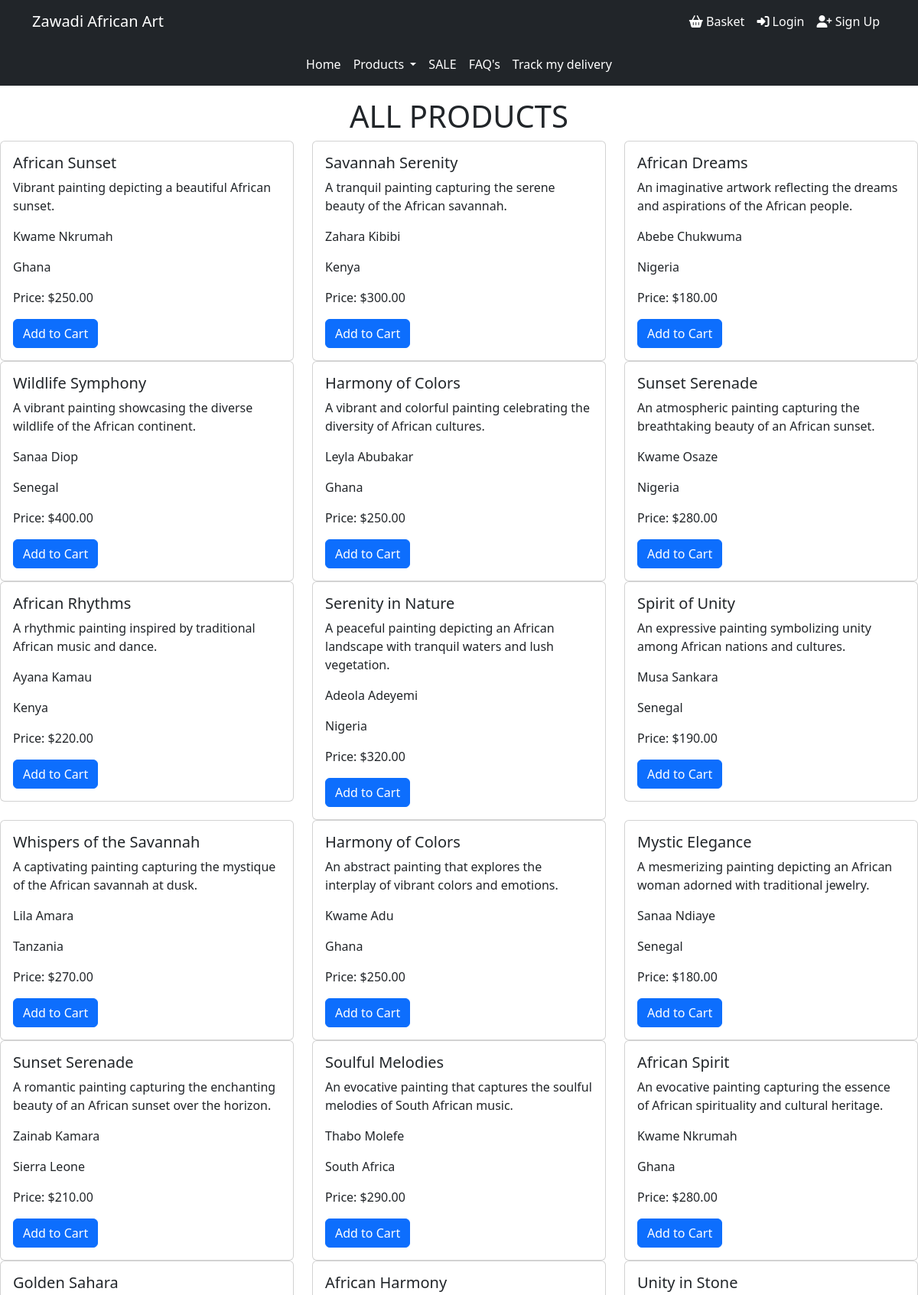
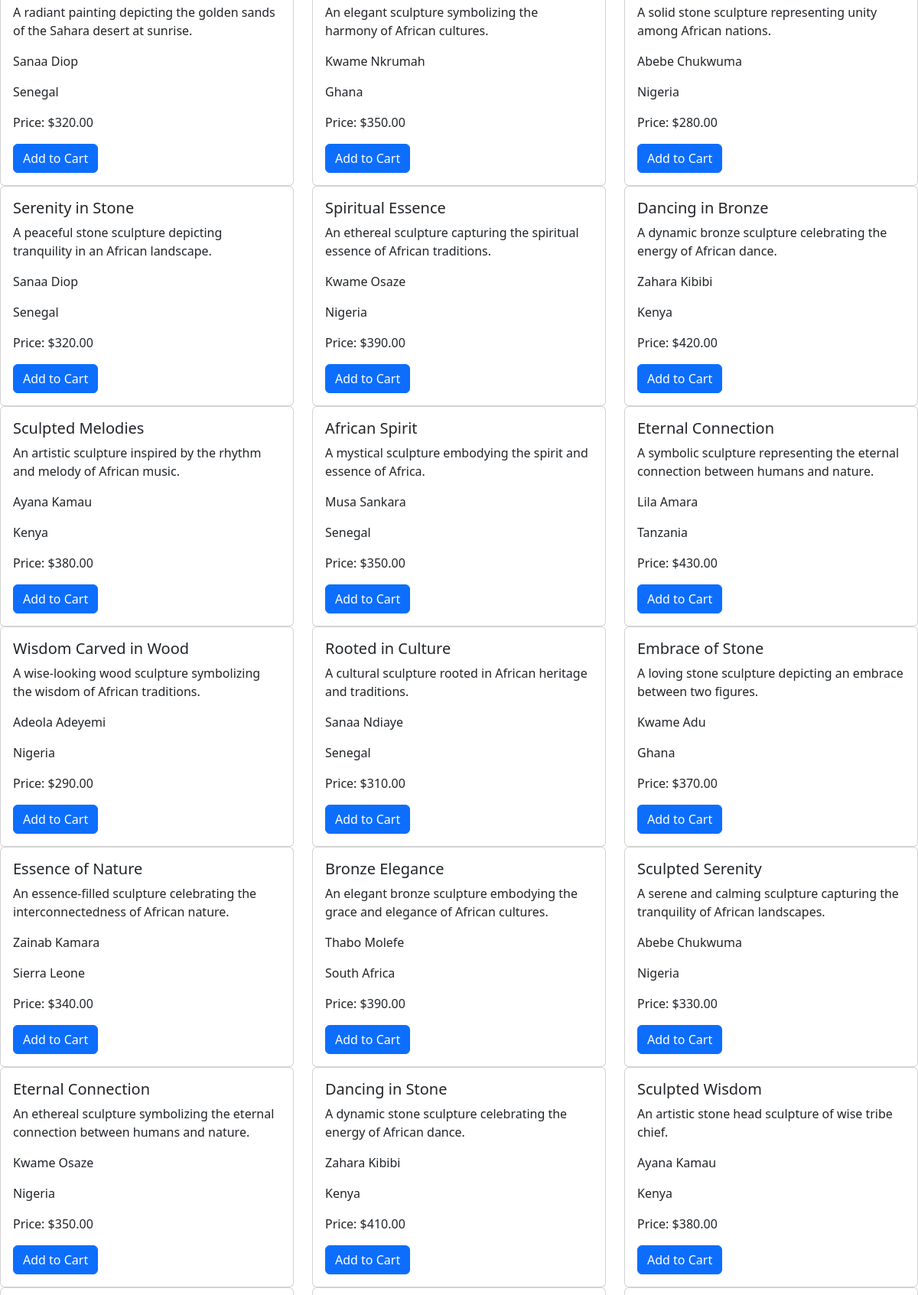
Screenshot of /products/ (upper part) with the database file from the repository (2 pictures, top to bottom).
### products/models.py (models this page shows, shortened)
class Product(models.Model):
    CATEGORY_CHOICES = [
        ('paintings', 'Paintings'),
        ('sculptures', 'Sculptures'),
        ('frames', 'Frames'),
        ('crafts', 'Crafts'),
    ]
    name = models.CharField(max_length=100)
    description = models.TextField()
    image = CloudinaryField('image')
    artist = models.CharField(max_length=100)
    origin = models.CharField(max_length=50)
    origin_image = CloudinaryField('origin_image')
    style = models.CharField(max_length=50, default="Unknown")
    stock = models.PositiveIntegerField()
    price = models.DecimalField(max_digits=8, decimal_places=2)
    category = models.CharField(max_length=20, choices=CATEGORY_CHOICES)

### products/views.py (the view)
# urls.py: path('products/', views.products, name='products'),
def products(request):
    products = Product.objects.all()
    context = {'products': products}
    return render(request, 'products.html', context)

### products/templates/products.html (shortened to what this page needs)
{% extends 'base.html' %}
{% load static %}
{% block content %}
  <h1 class="d-flex flex-column justify-content-center align-items-center mt-3">ALL PRODUCTS</h1>
    <div class="row">
      {% for product in products %}
        <div class="col-md-4">
          <div class="card">
            <div class="card-body">
              <h5 class="card-title">{{ product.name }}</h5>
              <p class="card-text">{{ product.description }}</p>
              <p class="card-text">{{ product.artist }}</p>
              <p class="card-text">{{ product.origin }}</p>
              <p class="card-text">Price: ${{ product.price }}</p>
              <a href="#" class="btn btn-primary">Add to Cart</a>
            </div>
          </div>
        </div>
      {% endfor %}
    </div>
{% endblock %}

### static/css/style.css (style rules this page uses)
body { background-image: url('https://res.cloudinary.com/dj3upv8lw/image/upload/v1692439951/savannah_nm23cv.jpg'); background-size: cover; background-repeat: no-repeat; background-position: center center; min-height: 100vh; }

### rows the page displays
Product: name "African Sunset", description "Vibrant painting depicting a beautiful African sunset.", artist "Kwame Nkrumah", origin "Ghana", price "250.00"
Product: name "Savannah Serenity", description "A tranquil painting capturing the serene beauty of the African savannah.", artist "Zahara Kibibi", origin "Kenya", price "300.00"
Product: name "African Dreams", description "An imaginative artwork reflecting the dreams and aspirations of the African people.", artist "Abebe Chukwuma", origin "Nigeria", price "180.00"
Product: name "Wildlife Symphony", description "A vibrant painting showcasing the diverse wildlife of the African continent.", artist "Sanaa Diop", origin "Senegal", price "400.00"
Product: name "Harmony of Colors", description "A vibrant and colorful painting celebrating the diversity of African cultures.", artist "Leyla Abubakar", origin "Ghana", price "250.00"
Product: name "Sunset Serenade", description "An atmospheric painting capturing the breathtaking beauty of an African sunset.", artist "Kwame Osaze", origin "Nigeria", price "280.00"
Product: name "African Rhythms", description "A rhythmic painting inspired by traditional African music and dance.", artist "Ayana Kamau", origin "Kenya", price "220.00"
Product: name "Serenity in Nature", description "A peaceful painting depicting an African landscape with tranquil waters and lush vegetation.", artist "Adeola Adeyemi", origin "Nigeria", price "320.00"
Product: name "Spirit of Unity", description "An expressive painting symbolizing unity among African nations and cultures.", artist "Musa Sankara", origin "Senegal", price "190.00"
Product: name "Whispers of the Savannah", description "A captivating painting capturing the mystique of the African savannah at dusk.", artist "Lila Amara", origin "Tanzania", price "270.00"
Product: name "Harmony of Colors", description "An abstract painting that explores the interplay of vibrant colors and emotions.", artist "Kwame Adu", origin "Ghana", price "250.00"
Product: name "Mystic Elegance", description "A mesmerizing painting depicting an African woman adorned with traditional jewelry.", artist "Sanaa Ndiaye", origin "Senegal", price "180.00"
Product: name "Sunset Serenade", description "A romantic painting capturing the enchanting beauty of an African sunset over the horizon.", artist "Zainab Kamara", origin "Sierra Leone", price "210.00"
Product: name "Soulful Melodies", description "An evocative painting that captures the soulful melodies of South African music.", artist "Thabo Molefe", origin "South Africa", price "290.00"
Product: name "African Spirit", description "An evocative painting capturing the essence of African spirituality and cultural heritage.", artist "Kwame Nkrumah", origin "Ghana", price "280.00"
Product: name "Golden Sahara", description "A radiant painting depicting the golden sands of the Sahara desert at sunrise.", artist "Sanaa Diop", origin "Senegal", price "320.00"
Product: name "African Harmony", description "An elegant sculpture symbolizing the harmony of African cultures.", artist "Kwame Nkrumah", origin "Ghana", price "350.00"
Product: name "Unity in Stone", description "A solid stone sculpture representing unity among African nations.", artist "Abebe Chukwuma", origin "Nigeria", price "280.00"
Product: name "Serenity in Stone", description "A peaceful stone sculpture depicting tranquility in an African landscape.", artist "Sanaa Diop", origin "Senegal", price "320.00"
Product: name "Spiritual Essence", description "An ethereal sculpture capturing the spiritual essence of African traditions.", artist "Kwame Osaze", origin "Nigeria", price "390.00"
Product: name "Dancing in Bronze", description "A dynamic bronze sculpture celebrating the energy of African dance.", artist "Zahara Kibibi", origin "Kenya", price "420.00"
Product: name "Sculpted Melodies", description "An artistic sculpture inspired by the rhythm and melody of African music.", artist "Ayana Kamau", origin "Kenya", price "380.00"
Product: name "African Spirit", description "A mystical sculpture embodying the spirit and essence of Africa.", artist "Musa Sankara", origin "Senegal", price "350.00"
Product: name "Eternal Connection", description "A symbolic sculpture representing the eternal connection between humans and nature.", artist "Lila Amara", origin "Tanzania", price "430.00"
Product: name "Wisdom Carved in Wood", description "A wise-looking wood sculpture symbolizing the wisdom of African traditions.", artist "Adeola Adeyemi", origin "Nigeria", price "290.00"
Product: name "Rooted in Culture", description "A cultural sculpture rooted in African heritage and traditions.", artist "Sanaa Ndiaye", origin "Senegal", price "310.00"
Product: name "Embrace of Stone", description "A loving stone sculpture depicting an embrace between two figures.", artist "Kwame Adu", origin "Ghana", price "370.00"
Product: name "Essence of Nature", description "An essence-filled sculpture celebrating the interconnectedness of African nature.", artist "Zainab Kamara", origin "Sierra Leone", price "340.00"
Product: name "Bronze Elegance", description "An elegant bronze sculpture embodying the grace and elegance of African cultures.", artist "Thabo Molefe", origin "South Africa", price "390.00"
Product: name "Sculpted Serenity", description "A serene and calming sculpture capturing the tranquility of African landscapes.", artist "Abebe Chukwuma", origin "Nigeria", price "330.00"
Product: name "Eternal Connection", description "An ethereal sculpture symbolizing the eternal connection between humans and nature.", artist "Kwame Osaze", origin "Nigeria", price "350.00"
Product: name "Dancing in Stone", description "A dynamic stone sculpture celebrating the energy of African dance.", artist "Zahara Kibibi", origin "Kenya", price "410.00"
Product: name "Sculpted Wisdom", description "An artistic stone head sculpture of wise tribe chief.", artist "Ayana Kamau", origin "Kenya", price "380.00"
